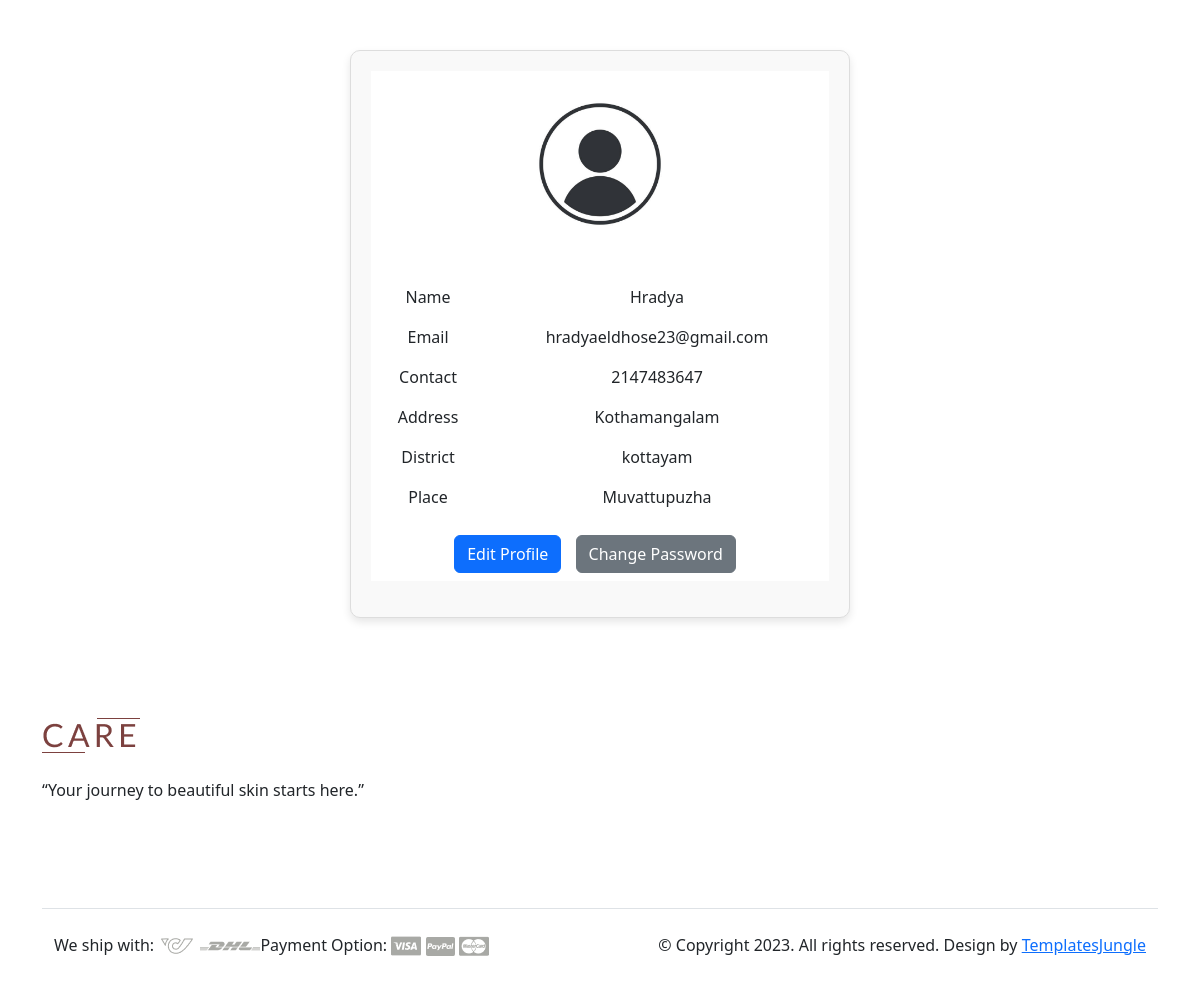
Screenshot of /Project/Seller/MyProfile.php (signed in) with the database file from the repository.
### tables this page shows
CREATE TABLE `tbl_seller` (
  `seller_vstatus` int(11) NOT NULL DEFAULT 0,
  `seller_name` varchar(30) NOT NULL,
  `seller_id` int(11) NOT NULL,
  `seller_email` varchar(25) NOT NULL,
  `seller_password` varchar(20) NOT NULL,
  `seller_address` varchar(20) NOT NULL,
  `place_id` int(11) NOT NULL,
  `seller_logo` varchar(500) NOT NULL,
  `seller_proof` varchar(20) NOT NULL,
  `seller_doj` varchar(20) NOT NULL,
  `seller_contact` int(11) NOT NULL
);

CREATE TABLE `tbl_district` (
  `district_id` int(11) NOT NULL,
  `district_name` varchar(30) NOT NULL
);

CREATE TABLE `tbl_place` (
  `place_id` int(11) NOT NULL,
  `place_name` varchar(20) NOT NULL,
  `district_id` int(20) NOT NULL
);

### Project/Seller/MyProfile.php (the view, shortened to what this page needs)
<?php
include("../Assets/Connection/Connection.php");
		$selqry="select * from tbl_seller u inner join tbl_place p on u.place_id=p.place_id inner join tbl_district d on p.district_id where seller_id=".$_SESSION['sid'];
		$result=$Con->query($selqry);
		$row=$result->fetch_assoc()
?>
<!DOCTYPE html PUBLIC "-//W3C//DTD XHTML 1.0 Transitional//EN" "http://www.w3.org/TR/xhtml1/DTD/xhtml1-transitional.dtd">
<html xmlns="http://www.w3.org/1999/xhtml">
<head>
    <link href="https://cdn.jsdelivr.net/npm/bootstrap@5.3.0-alpha1/dist/css/bootstrap.min.css" rel="stylesheet">
</head>
<body>
<div class="container">
    <div class="profile-container">
        <form id="form1" name="form1" method="post" action="">
            <table class="table table-borderless">
                <tr>
                    <td colspan="2">
                        <img src="../Assets/Files/seller/Logo/<?php echo $row['seller_logo']; ?>" alt="Seller Logo"/>
                    </td>
                </tr>
                <tr>
                    <td>Name</td>
                    <td><?php echo $row['seller_name'];?></td>
                </tr>
                <tr>
                    <td>Email</td>
                    <td><?php echo $row['seller_email'];?></td>
                </tr>
                <tr>
                    <td>Contact</td>
                    <td><?php echo $row['seller_contact'];?></td>
                </tr>
                <tr>
                    <td>Address</td>
                    <td><?php echo $row['seller_address'];?></td>
                </tr>
                <tr>
                    <td>District</td>
                    <td><?php echo $row['district_name'];?></td>
                </tr>
                <tr>
                    <td>Place</td>
                    <td><?php echo $row['place_name'];?></td>
                </tr>
                <tr>
                    <td colspan="2">
                        <a href="EditProfile.php" class="btn btn-primary">Edit Profile</a>
                        <a href="ChangePassword.php" class="btn btn-secondary">Change Password</a>
                    </td>
                </tr>
            </table>
        </form>
    </div>
</div>
</body>
</html>
<?php
include("Foot.php");
?>

### Project/Seller/MyProfile.php (style rules this page uses)
.profile-container { max-width: 500px; margin: 50px auto; padding: 20px; border: 1px solid #ddd; border-radius: 10px; background-color: #f9f9f9; box-shadow: 0 4px 8px rgba(0, 0, 0, 0.1); text-align: center; }
.profile-container img { width: 170px; height: 170px; object-fit: cover; border-radius: 10px; margin-bottom: 20px; }
.profile-container td { padding: 8px 10px; }
.profile-container .btn { margin-top: 10px; margin-right: 10px; }

### rows the page displays
tbl_seller: seller_logo (picture), seller_name "Hradya", seller_email "hradyaeldhose23@gmail.com", seller_contact "2147483647", seller_address "Kothamangalam"
tbl_district: district_name "kottayam"
tbl_place: place_name "Muvattupuzha"
